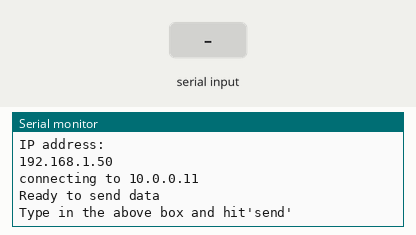
A sketch run on a simulated ESP32. Parts: the last lines printed to the serial monitor. The test bench sets the inputs (shaded band). WiFi joins after 1.5 s; servers stay silent unless stated.

Above: at 3.2 s.
3.3 s: "x" received over Serial
At 4.4 s:
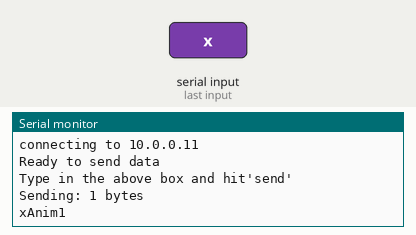
5.0 s: "y" received over Serial
At 5.7 s:
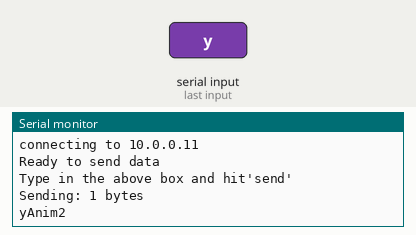

The sketch:

lightShowClient.ino
```cpp
#include <WiFi.h>
#include <WiFiMulti.h>

WiFiMulti WiFiMulti;


void setup()
{
    Serial.begin(115200);
    delay(10);
    WiFiMulti.addAP("cthings.co", "lawl123456");

    Serial.println();
    Serial.println();
    Serial.print("Wait for WiFi... ");
    WiFi.mode(WIFI_STA);
    while(WiFiMulti.run() != WL_CONNECTED) {
        Serial.print(".");
        delay(500);
    }

    Serial.println("");
    Serial.println("WiFi connected");
    Serial.println("IP address: ");
    Serial.println(WiFi.localIP());
    delay(500);
}


void loop()
{
    const uint16_t port = 4242;
    const char * host = "10.0.0.11";

    Serial.print("connecting to ");
    Serial.println(host);
    WiFiClient client;

    if (!client.connect(host, port)) {
        Serial.println("connection failed");
        Serial.println("wait 5 sec...");
        delay(5000);
        return;
    }
    Serial.println("Ready to send data");
    Serial.println("Type in the above box and hit'send'");
    int byteSize = 0;
    char payload[256];

      if(byteSize = Serial.available()){
        Serial.print("Sending: ");
        Serial.print(byteSize);
        Serial.println(" bytes");

        for(int i = 0; i < byteSize; i++){
          payload[i] = Serial.read();
        }
        String s = "";
        for(int i = 0; i < byteSize; i++){
          s += payload[i];
          Serial.print(payload[i]);
        }
        uint8_t data1 = 1;
        uint8_t data2 = 2;
        if(payload[0] == 'x') {
            Serial.println("Anim1");
            client.write(data1);
        }

        if(payload[0] == 'y') {
          Serial.println("Anim2");
          client.write(data2);
        }

        Serial.println();
      }

    while(!Serial.available()){

   }

}
```

Measured:
- after the input at 3.3 s, the serial monitor: prints a new line after 0.20 s (image 1)
- after the input at 5.0 s, the serial monitor: prints a new line after 0.20 s (image 2)
